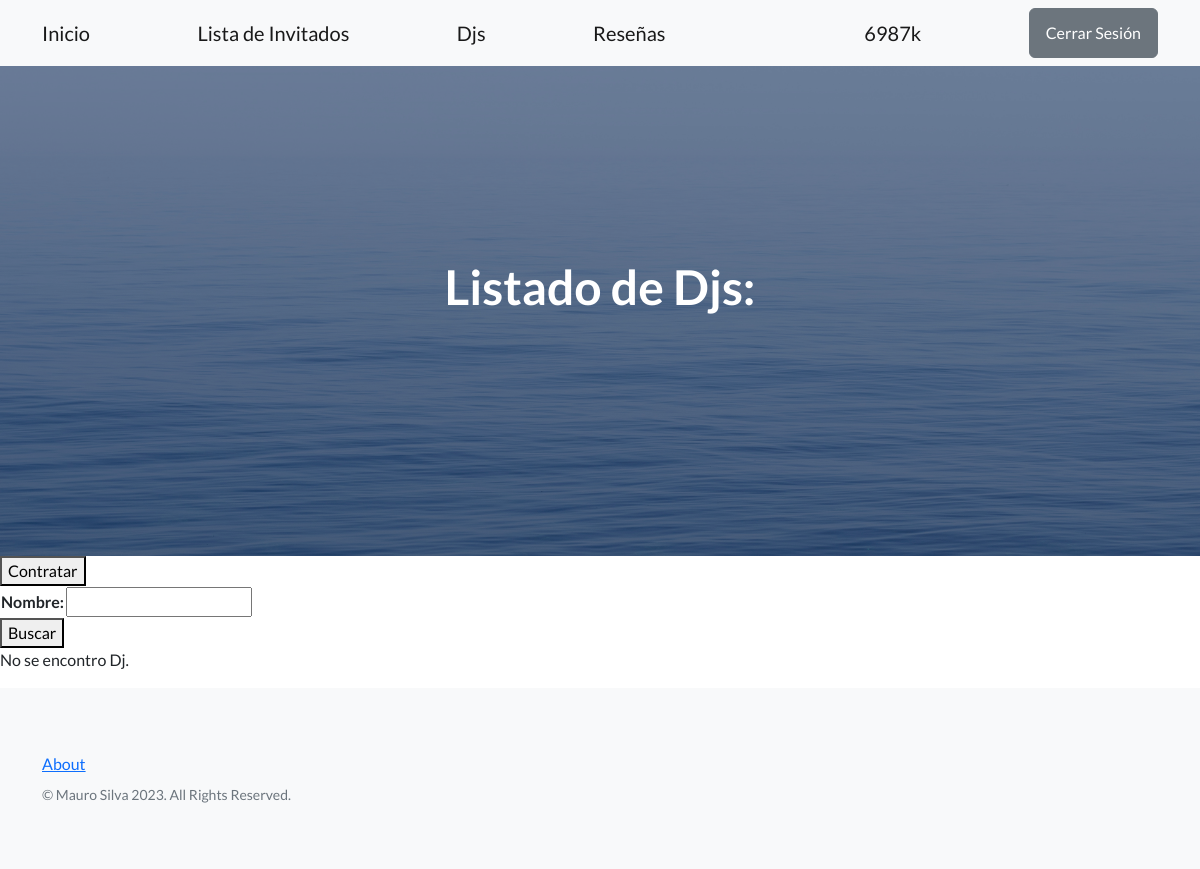
The app's page /djs (signed in), older data.
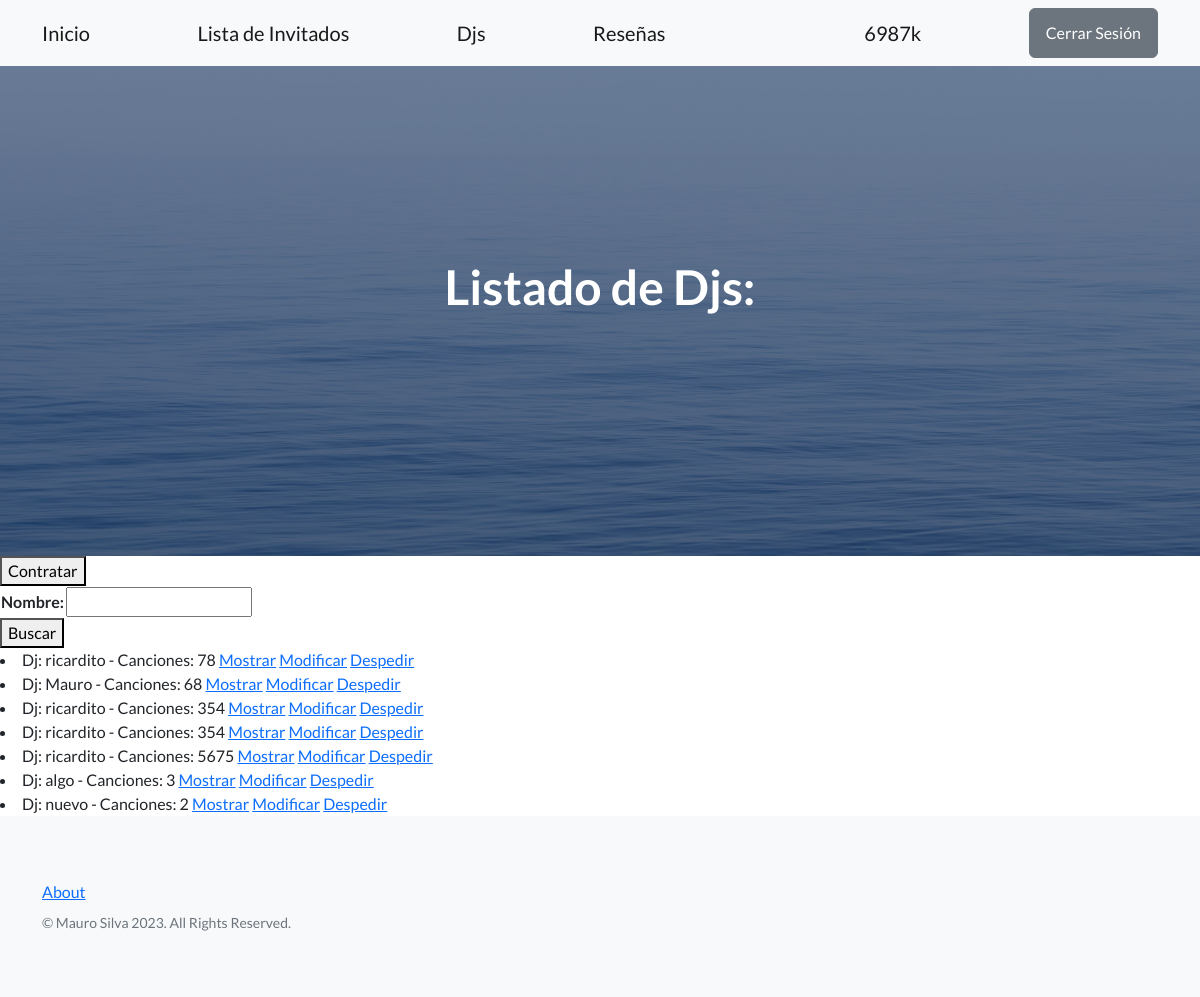
The same page, newer data.
### inicio/models.py (models this page shows)
class Dj(models.Model):
    nombre = models.CharField(max_length=20)
    canciones = models.IntegerField()
    descripcion = models.TextField(null=True)
    fecha_de_presentacion = models.DateField(null=True)
    def __str__(self):
        return f'Dj: {self.nombre} - Canciones: {self.canciones}'

### inicio/views.py (the view)
# urls.py: path('djs', views.listar_djs, name='listar_djs'),
def listar_djs(request):
    formulario = BuscarDj(request.GET)
    if formulario.is_valid():
        nombre_a_buscar = formulario.cleaned_data.get('nombre', '')
        djs = Dj.objects.filter(nombre__icontains=nombre_a_buscar)
    formulario = BuscarDj()
    return render(request, 'inicio/listar_djs.html', {'formulario':formulario, 'djs':djs})

### inicio/form.py
class BuscarDj(forms.Form):
    nombre = forms.CharField(max_length=20, required=False)

### inicio/templates/inicio/listar_djs.html (shortened to what this page needs)
{% extends 'base.html' %}
{% block mensaje_inicio %}
Listado de Djs:
{% endblock mensaje_inicio %}
{% block contenido %}
<button><a class='navbar-brand' href= {% url 'inicio:contratar_dj' %}>Contratar</a></button>
<form action={% url 'inicio:listar_djs' %} method='get'>
    <table>
        {{formulario}}
    </table>
    <button>Buscar</button>
</form>
{% if djs %}
{% for dj in djs %}
<li>
    {{dj}}
    <a href={% url 'inicio:mostrar_dj' dj.id %}>Mostrar</a>
    <a href={% url 'inicio:mod_dj' dj.id %}>Modificar</a>
    <a href={% url 'inicio:despedir_dj' dj.id %}>Despedir</a>
</li>
{% endfor %}
{% else %}
<p>No se encontro Dj.</p>
{% endif %}
{% endblock contenido %}

### templates/base.html (shortened to what this page needs)
<!DOCTYPE html>
<html lang="en">
    {% load static %}
    <head>
        <link href="https://cdn.jsdelivr.net/npm/bootstrap-icons@1.5.0/font/bootstrap-icons.css" rel="stylesheet" type="text/css" />
        <link href= {% static 'css/styles.css' %} rel="stylesheet" />
    </head>
    <body>
        <nav class="navbar navbar-light bg-light static-top">
            <div class="container">
                <a class="navbar-brand" href={% url 'inicio:inicio' %}>Inicio</a>
                <a class="navbar-brand" href={% url 'inicio:listar_invitados' %}>Lista de Invitados</a>
                <a class="navbar-brand" href={% url 'inicio:listar_djs' %}>Djs</a>
                <a class="navbar-brand" href={% url 'usuario:resenias' %}>Reseñas</a>
                {% if request.user.is_authenticated %}
                <a class="navbar-brand" href={% url 'usuario:perfil' %}>{{request.user.username}}</a>
                <a class="btn btn-secondary" href={% url 'usuario:logout' %}>Cerrar Sesión</a>
                {% else %}
                <a class="btn btn-primary" href={% url 'usuario:login' %}>Iniciar Sesión</a>
                <a class="btn btn-primary" href={% url 'usuario:registro' %}>Registro</a>
                {% endif %}
            </div>
        </nav>
        {% block header %}
        <header class="masthead">
            <div class="container position-relative">
                <div class="row justify-content-center">
                    <div class="col-xl-6">
                        <div class="text-center text-white">
                            <h1 class="mb-5">
                                {% block mensaje_inicio %}{% endblock mensaje_inicio %}
                            </h1>
                        </div>
                    </div>
                </div>
            </div>
        </header>
        {% endblock header %}
        {% block contenido %}{% endblock contenido %}
        <footer class="footer bg-light">
            <div class="container">
                <div class="row">
                    <div class="col-lg-6 h-100 text-center text-lg-start my-auto">
                        <ul class="list-inline mb-2">
                            <li class="list-inline-item"><a href={% url 'inicio:about' %}>About</a></li>
                        </ul>
                        <p class="text-muted small mb-4 mb-lg-0">&copy; Mauro Silva 2023. All Rights Reserved.</p>
                    </div>
                </div>
            </div>
        </footer>
    </body>
</html>

Row changes from the older to the newer data that the page shows:
added Dj: nombre+canciones "Dj: ricardito - Canciones: 78"
added Dj: nombre+canciones "Dj: Mauro - Canciones: 68"
added Dj: nombre+canciones "Dj: ricardito - Canciones: 354"
added Dj: nombre+canciones "Dj: ricardito - Canciones: 354"
added Dj: nombre+canciones "Dj: ricardito - Canciones: 5675"
added Dj: nombre+canciones "Dj: algo - Canciones: 3"
added Dj: nombre+canciones "Dj: nuevo - Canciones: 2"
Text that changed along with them:
text no longer shown: "No se encontro Dj."
